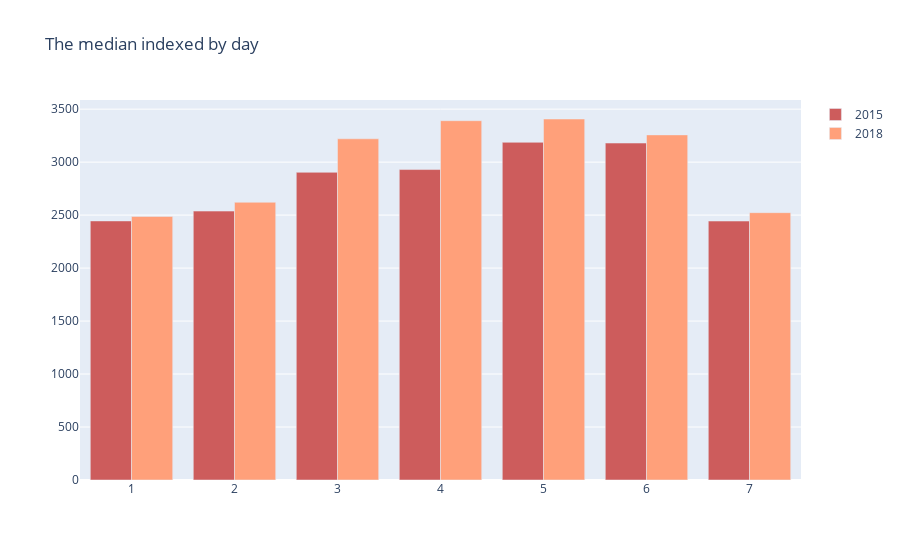

The cell this chart's notebook holds for it:
### Code cell
# 4.2  Rides to the airports
# 1 midtown to jfk 
magic_percentile = fn.expr('percentile_approx(trip_duration, 0.5)')

df_15_day_median_mid_jfk = df_15\
                    .filter(col('dropoff_longitude').between(-73.79199028015137,-73.77735614776611))\
                    .filter(col('dropoff_latitude').between(40.64092123848905,40.64912697157757))\
                    .filter(col('pickup_longitude').between(-74.01060104370116,-73.95927429199219))\
                    .filter(col('pickup_latitude').between(40.736201792985945,40.77235187838098))\
                    .withColumn('trip_duration',col('tpep_dropoff_datetime').cast('long')-col('tpep_pickup_datetime').cast('long'))\
                    .groupby(col('year'),col('day'))\
                    .agg(magic_percentile.alias('median'))
df_18_day_median_mid_jfk = df_18\
                    .filter(col('DOLocationID') == 132 )\
                    .filter(col('PULocationID').isin([246,50,68,48,90,186,230,163,161,164,234,162,170,107,229,233,137,224]))\
                    .withColumn('trip_duration',col('tpep_dropoff_datetime').cast('long')-col('tpep_pickup_datetime').cast('long'))\
                    .groupby(col('year'),col('day'))\
                    .agg(magic_percentile.alias('median'))

df_day_median_mid_jfk = df_15_day_median_mid_jfk.union(df_18_day_median_mid_jfk)
plot_4_1_charts(df_day_median_mid_jfk,'day','median')

### Figure 1 — Plotly figure (JSON) as saved in the notebook; plotly's stock layout.template omitted (floating-point values rounded to 4 significant figures)
{"data": [{"marker": {"color": "indianred"}, "name": "2015", "type": "bar", "x": [2, 4, 3, 7, 6, 1, 5], "y": [2538, 2930, 2904, 2444, 3180, 2445, 3187]}, {"marker": {"color": "lightsalmon"}, "name": "2018", "type": "bar", "x": [1, 3, 5, 7, 6, 2, 4], "y": [2487, 3220, 3407, 2523, 3257, 2621, 3391]}], "layout": {"barmode": "group", "title": {"text": "The median indexed by day"}}}
